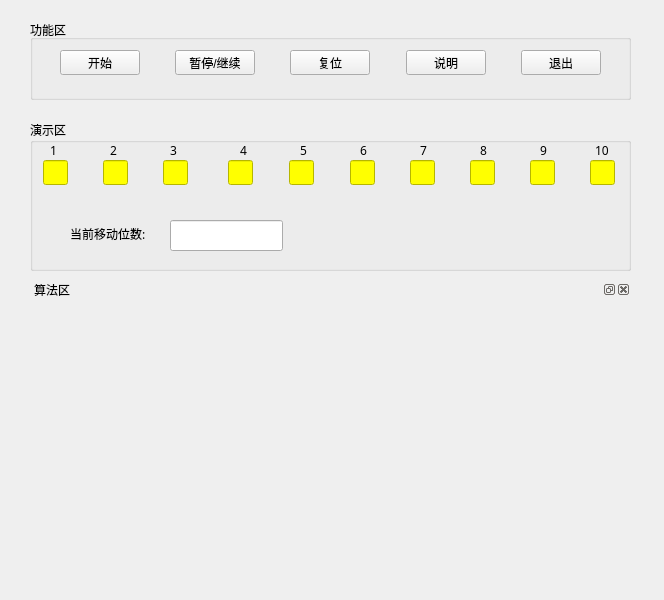
<?xml version="1.0" encoding="UTF-8"?>
<ui version="4.0">
 <class>seqDelView</class>
 <widget class="QMainWindow" name="seqDelView">
  <property name="geometry">
   <rect>
    <x>0</x>
    <y>0</y>
    <width>664</width>
    <height>600</height>
   </rect>
  </property>
  <property name="windowTitle">
   <string>MainWindow</string>
  </property>
  <widget class="QWidget" name="centralwidget">
   <widget class="QGroupBox" name="ButtonBox">
    <property name="geometry">
     <rect>
      <x>30</x>
      <y>20</y>
      <width>601</width>
      <height>80</height>
     </rect>
    </property>
    <property name="title">
     <string>功能区</string>
    </property>
    <widget class="QWidget" name="layoutWidget_2">
     <property name="geometry">
      <rect>
       <x>30</x>
       <y>30</y>
       <width>541</width>
       <height>25</height>
      </rect>
     </property>
     <layout class="QHBoxLayout" name="horizontalLayout_2">
      <item>
       <widget class="QPushButton" name="startButton_2">
        <property name="text">
         <string>开始</string>
        </property>
       </widget>
      </item>
      <item>
       <spacer name="horizontalSpacer_4">
        <property name="orientation">
         <enum>Qt::Horizontal</enum>
        </property>
        <property name="sizeHint" stdset="0">
         <size>
          <width>40</width>
          <height>20</height>
         </size>
        </property>
       </spacer>
      </item>
      <item>
       <widget class="QPushButton" name="pauseButton_2">
        <property name="text">
         <string>暂停/继续</string>
        </property>
       </widget>
      </item>
      <item>
       <spacer name="horizontalSpacer_6">
        <property name="orientation">
         <enum>Qt::Horizontal</enum>
        </property>
        <property name="sizeHint" stdset="0">
         <size>
          <width>40</width>
          <height>20</height>
         </size>
        </property>
       </spacer>
      </item>
      <item>
       <widget class="QPushButton" name="frashButton_2">
        <property name="text">
         <string>复位</string>
        </property>
       </widget>
      </item>
      <item>
       <spacer name="horizontalSpacer_7">
        <property name="orientation">
         <enum>Qt::Horizontal</enum>
        </property>
        <property name="sizeHint" stdset="0">
         <size>
          <width>40</width>
          <height>20</height>
         </size>
        </property>
       </spacer>
      </item>
      <item>
       <widget class="QPushButton" name="explainButton_2">
        <property name="text">
         <string>说明</string>
        </property>
       </widget>
      </item>
      <item>
       <spacer name="horizontalSpacer_8">
        <property name="orientation">
         <enum>Qt::Horizontal</enum>
        </property>
        <property name="sizeHint" stdset="0">
         <size>
          <width>40</width>
          <height>20</height>
         </size>
        </property>
       </spacer>
      </item>
      <item>
       <widget class="QPushButton" name="backButton_2">
        <property name="text">
         <string>退出</string>
        </property>
       </widget>
      </item>
     </layout>
    </widget>
   </widget>
   <widget class="QGroupBox" name="groupBox">
    <property name="geometry">
     <rect>
      <x>30</x>
      <y>120</y>
      <width>601</width>
      <height>151</height>
     </rect>
    </property>
    <property name="minimumSize">
     <size>
      <width>0</width>
      <height>0</height>
     </size>
    </property>
    <property name="maximumSize">
     <size>
      <width>840</width>
      <height>300</height>
     </size>
    </property>
    <property name="font">
     <font>
      <family>Agency FB</family>
      <pointsize>9</pointsize>
      <weight>50</weight>
      <italic>false</italic>
      <bold>false</bold>
     </font>
    </property>
    <property name="styleSheet">
     <string notr="true">font: 9pt &quot;Agency FB&quot;;</string>
    </property>
    <property name="title">
     <string>演示区</string>
    </property>
    <widget class="QLineEdit" name="lineEdit_11">
     <property name="geometry">
      <rect>
       <x>13</x>
       <y>40</y>
       <width>25</width>
       <height>25</height>
      </rect>
     </property>
     <property name="minimumSize">
      <size>
       <width>25</width>
       <height>25</height>
      </size>
     </property>
     <property name="maximumSize">
      <size>
       <width>25</width>
       <height>25</height>
      </size>
     </property>
     <property name="styleSheet">
      <string notr="true">background-color: rgb(255, 255, 0);
font: 10pt &quot;微软雅黑&quot;;
color: rgb(255, 0, 0);</string>
     </property>
     <property name="text">
      <string/>
     </property>
     <property name="readOnly">
      <bool>true</bool>
     </property>
    </widget>
    <widget class="QLineEdit" name="lineEdit_12">
     <property name="geometry">
      <rect>
       <x>73</x>
       <y>40</y>
       <width>25</width>
       <height>25</height>
      </rect>
     </property>
     <property name="minimumSize">
      <size>
       <width>25</width>
       <height>25</height>
      </size>
     </property>
     <property name="maximumSize">
      <size>
       <width>25</width>
       <height>25</height>
      </size>
     </property>
     <property name="styleSheet">
      <string notr="true">background-color: rgb(255, 255, 0);
font: 10pt &quot;微软雅黑&quot;;
color: rgb(255, 0, 0);</string>
     </property>
     <property name="readOnly">
      <bool>true</bool>
     </property>
    </widget>
    <widget class="QLineEdit" name="lineEdit_13">
     <property name="geometry">
      <rect>
       <x>133</x>
       <y>40</y>
       <width>25</width>
       <height>25</height>
      </rect>
     </property>
     <property name="minimumSize">
      <size>
       <width>25</width>
       <height>25</height>
      </size>
     </property>
     <property name="maximumSize">
      <size>
       <width>25</width>
       <height>25</height>
      </size>
     </property>
     <property name="styleSheet">
      <string notr="true">background-color: rgb(255, 255, 0);
font: 10pt &quot;微软雅黑&quot;;
color: rgb(255, 0, 0);</string>
     </property>
     <property name="readOnly">
      <bool>true</bool>
     </property>
    </widget>
    <widget class="QLineEdit" name="lineEdit_14">
     <property name="geometry">
      <rect>
       <x>198</x>
       <y>40</y>
       <width>25</width>
       <height>25</height>
      </rect>
     </property>
     <property name="minimumSize">
      <size>
       <width>25</width>
       <height>25</height>
      </size>
     </property>
     <property name="maximumSize">
      <size>
       <width>25</width>
       <height>25</height>
      </size>
     </property>
     <property name="styleSheet">
      <string notr="true">background-color: rgb(255, 255, 0);
font: 10pt &quot;微软雅黑&quot;;
color: rgb(255, 0, 0);</string>
     </property>
     <property name="readOnly">
      <bool>true</bool>
     </property>
    </widget>
    <widget class="QLineEdit" name="lineEdit_15">
     <property name="geometry">
      <rect>
       <x>259</x>
       <y>40</y>
       <width>25</width>
       <height>25</height>
      </rect>
     </property>
     <property name="minimumSize">
      <size>
       <width>25</width>
       <height>25</height>
      </size>
     </property>
     <property name="maximumSize">
      <size>
       <width>25</width>
       <height>25</height>
      </size>
     </property>
     <property name="styleSheet">
      <string notr="true">background-color: rgb(255, 255, 0);
font: 10pt &quot;微软雅黑&quot;;
color: rgb(255, 0, 0);</string>
     </property>
     <property name="readOnly">
      <bool>true</bool>
     </property>
    </widget>
    <widget class="QLineEdit" name="lineEdit_16">
     <property name="geometry">
      <rect>
       <x>320</x>
       <y>40</y>
       <width>25</width>
       <height>25</height>
      </rect>
     </property>
     <property name="minimumSize">
      <size>
       <width>25</width>
       <height>25</height>
      </size>
     </property>
     <property name="maximumSize">
      <size>
       <width>25</width>
       <height>25</height>
      </size>
     </property>
     <property name="styleSheet">
      <string notr="true">background-color: rgb(255, 255, 0);
color: rgb(255, 0, 0);
font: 10pt &quot;微软雅黑&quot;;</string>
     </property>
     <property name="readOnly">
      <bool>true</bool>
     </property>
    </widget>
    <widget class="QLineEdit" name="lineEdit_17">
     <property name="geometry">
      <rect>
       <x>380</x>
       <y>40</y>
       <width>25</width>
       <height>25</height>
      </rect>
     </property>
     <property name="minimumSize">
      <size>
       <width>25</width>
       <height>25</height>
      </size>
     </property>
     <property name="maximumSize">
      <size>
       <width>25</width>
       <height>25</height>
      </size>
     </property>
     <property name="styleSheet">
      <string notr="true">background-color: rgb(255, 255, 0);
font: 10pt &quot;微软雅黑&quot;;
color: rgb(255, 0, 0);</string>
     </property>
     <property name="text">
      <string/>
     </property>
     <property name="readOnly">
      <bool>true</bool>
     </property>
    </widget>
    <widget class="QLineEdit" name="lineEdit_18">
     <property name="geometry">
      <rect>
       <x>440</x>
       <y>40</y>
       <width>25</width>
       <height>25</height>
      </rect>
     </property>
     <property name="minimumSize">
      <size>
       <width>25</width>
       <height>25</height>
      </size>
     </property>
     <property name="maximumSize">
      <size>
       <width>25</width>
       <height>25</height>
      </size>
     </property>
     <property name="styleSheet">
      <string notr="true">background-color: rgb(255, 255, 0);
color: rgb(255, 0, 0);
font: 10pt &quot;微软雅黑&quot;;</string>
     </property>
     <property name="readOnly">
      <bool>true</bool>
     </property>
    </widget>
    <widget class="QLineEdit" name="lineEdit_19">
     <property name="geometry">
      <rect>
       <x>500</x>
       <y>40</y>
       <width>25</width>
       <height>25</height>
      </rect>
     </property>
     <property name="minimumSize">
      <size>
       <width>25</width>
       <height>25</height>
      </size>
     </property>
     <property name="maximumSize">
      <size>
       <width>25</width>
       <height>25</height>
      </size>
     </property>
     <property name="styleSheet">
      <string notr="true">background-color: rgb(255, 255, 0);
font: 10pt &quot;微软雅黑&quot;;
color: rgb(255, 0, 0);</string>
     </property>
     <property name="readOnly">
      <bool>true</bool>
     </property>
    </widget>
    <widget class="QLineEdit" name="lineEdit_20">
     <property name="geometry">
      <rect>
       <x>560</x>
       <y>40</y>
       <width>25</width>
       <height>25</height>
      </rect>
     </property>
     <property name="minimumSize">
      <size>
       <width>25</width>
       <height>25</height>
      </size>
     </property>
     <property name="maximumSize">
      <size>
       <width>25</width>
       <height>25</height>
      </size>
     </property>
     <property name="styleSheet">
      <string notr="true">background-color: rgb(255, 255, 0);
font: 10pt &quot;微软雅黑&quot;;
color: rgb(255, 0, 0);</string>
     </property>
     <property name="readOnly">
      <bool>true</bool>
     </property>
    </widget>
    <widget class="QLineEdit" name="currentlineEdit_2">
     <property name="geometry">
      <rect>
       <x>140</x>
       <y>100</y>
       <width>113</width>
       <height>31</height>
      </rect>
     </property>
     <property name="font">
      <font>
       <family>黑体</family>
       <pointsize>12</pointsize>
       <weight>9</weight>
       <italic>false</italic>
       <bold>false</bold>
      </font>
     </property>
     <property name="styleSheet">
      <string notr="true">font: 75 12pt &quot;黑体&quot;;</string>
     </property>
     <property name="readOnly">
      <bool>true</bool>
     </property>
    </widget>
    <widget class="QLabel" name="label_2">
     <property name="geometry">
      <rect>
       <x>40</x>
       <y>106</y>
       <width>101</width>
       <height>16</height>
      </rect>
     </property>
     <property name="text">
      <string>当前移动位数:</string>
     </property>
    </widget>
    <widget class="QLabel" name="label_3">
     <property name="geometry">
      <rect>
       <x>20</x>
       <y>20</y>
       <width>54</width>
       <height>21</height>
      </rect>
     </property>
     <property name="styleSheet">
      <string notr="true">font: 75 10pt &quot;黑体&quot;;</string>
     </property>
     <property name="text">
      <string>1</string>
     </property>
    </widget>
    <widget class="QLabel" name="label_4">
     <property name="geometry">
      <rect>
       <x>80</x>
       <y>20</y>
       <width>54</width>
       <height>21</height>
      </rect>
     </property>
     <property name="styleSheet">
      <string notr="true">font: 75 10pt &quot;黑体&quot;;</string>
     </property>
     <property name="text">
      <string>2</string>
     </property>
    </widget>
    <widget class="QLabel" name="label_5">
     <property name="geometry">
      <rect>
       <x>140</x>
       <y>20</y>
       <width>54</width>
       <height>21</height>
      </rect>
     </property>
     <property name="styleSheet">
      <string notr="true">font: 75 10pt &quot;黑体&quot;;</string>
     </property>
     <property name="text">
      <string>3</string>
     </property>
    </widget>
    <widget class="QLabel" name="label_6">
     <property name="geometry">
      <rect>
       <x>210</x>
       <y>20</y>
       <width>54</width>
       <height>21</height>
      </rect>
     </property>
     <property name="styleSheet">
      <string notr="true">font: 75 10pt &quot;黑体&quot;;</string>
     </property>
     <property name="text">
      <string>4</string>
     </property>
    </widget>
    <widget class="QLabel" name="label_7">
     <property name="geometry">
      <rect>
       <x>270</x>
       <y>20</y>
       <width>54</width>
       <height>21</height>
      </rect>
     </property>
     <property name="styleSheet">
      <string notr="true">font: 75 10pt &quot;黑体&quot;;</string>
     </property>
     <property name="text">
      <string>5</string>
     </property>
    </widget>
    <widget class="QLabel" name="label_8">
     <property name="geometry">
      <rect>
       <x>330</x>
       <y>20</y>
       <width>54</width>
       <height>21</height>
      </rect>
     </property>
     <property name="styleSheet">
      <string notr="true">font: 75 10pt &quot;黑体&quot;;</string>
     </property>
     <property name="text">
      <string>6</string>
     </property>
    </widget>
    <widget class="QLabel" name="label_9">
     <property name="geometry">
      <rect>
       <x>390</x>
       <y>20</y>
       <width>54</width>
       <height>21</height>
      </rect>
     </property>
     <property name="styleSheet">
      <string notr="true">font: 75 10pt &quot;黑体&quot;;</string>
     </property>
     <property name="text">
      <string>7</string>
     </property>
    </widget>
    <widget class="QLabel" name="label_10">
     <property name="geometry">
      <rect>
       <x>450</x>
       <y>20</y>
       <width>54</width>
       <height>21</height>
      </rect>
     </property>
     <property name="styleSheet">
      <string notr="true">font: 75 10pt &quot;黑体&quot;;</string>
     </property>
     <property name="text">
      <string>8</string>
     </property>
    </widget>
    <widget class="QLabel" name="label_11">
     <property name="geometry">
      <rect>
       <x>510</x>
       <y>20</y>
       <width>54</width>
       <height>21</height>
      </rect>
     </property>
     <property name="styleSheet">
      <string notr="true">font: 75 10pt &quot;黑体&quot;;</string>
     </property>
     <property name="text">
      <string>9</string>
     </property>
    </widget>
    <widget class="QLabel" name="label_12">
     <property name="geometry">
      <rect>
       <x>565</x>
       <y>20</y>
       <width>54</width>
       <height>21</height>
      </rect>
     </property>
     <property name="styleSheet">
      <string notr="true">font: 75 10pt &quot;黑体&quot;;</string>
     </property>
     <property name="text">
      <string>10</string>
     </property>
    </widget>
   </widget>
   <widget class="QDockWidget" name="dockWidget">
    <property name="geometry">
     <rect>
      <x>30</x>
      <y>280</y>
      <width>601</width>
      <height>311</height>
     </rect>
    </property>
    <property name="floating">
     <bool>false</bool>
    </property>
    <property name="windowTitle">
     <string>算法区</string>
    </property>
    <widget class="QWidget" name="dockWidgetContents_2"/>
   </widget>
  </widget>
  <widget class="QMenuBar" name="menubar">
   <property name="geometry">
    <rect>
     <x>0</x>
     <y>0</y>
     <width>664</width>
     <height>23</height>
    </rect>
   </property>
  </widget>
 </widget>
 <resources/>
 <connections/>
</ui>
